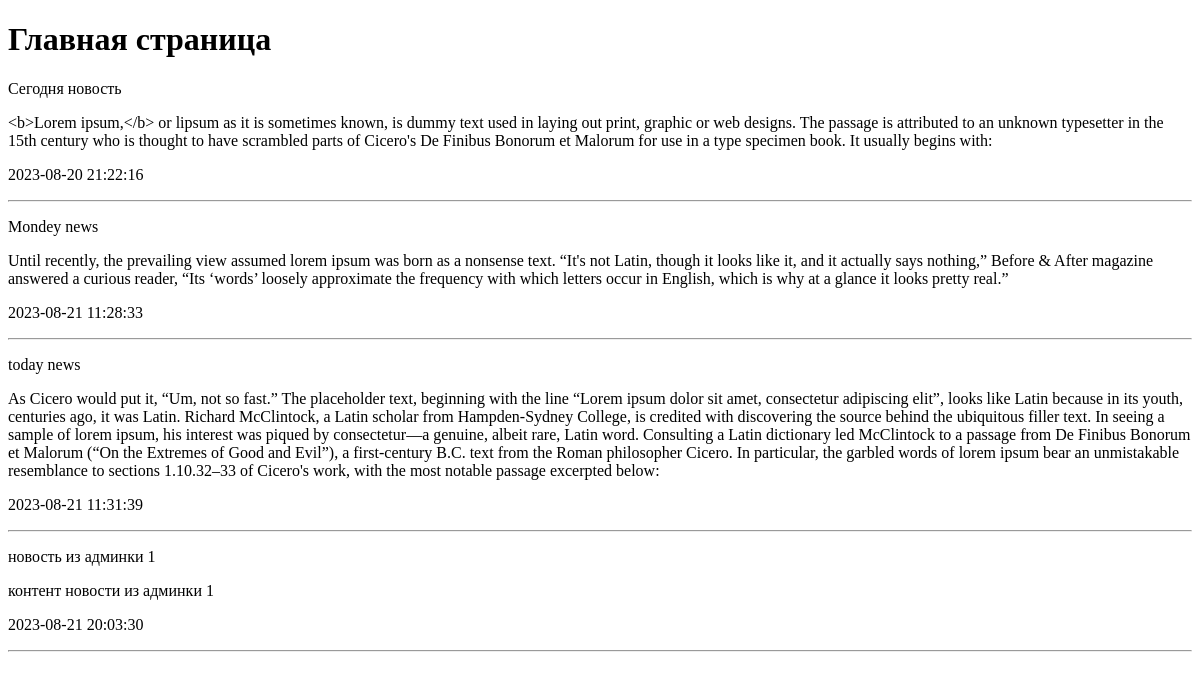
Before: / with the older database file.
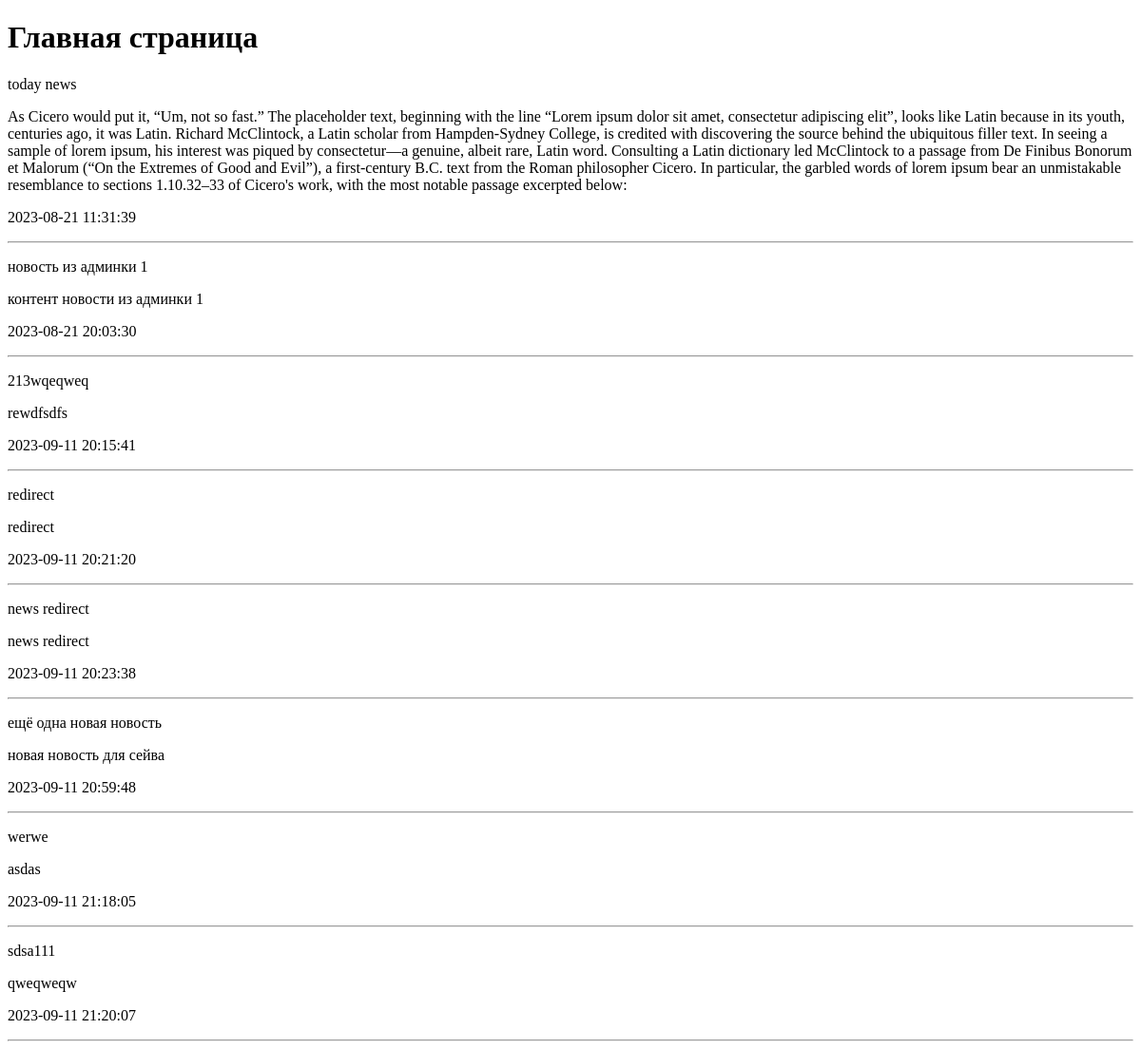
After: the same page with the newer database file.
### news/models.py (models this page shows, shortened)
class News(models.Model):
    objects = None
    title = models.CharField(verbose_name="title", max_length=150)
    content = models.TextField(verbose_name="text", blank=True)
    created_at = models.DateTimeField(verbose_name="data", auto_now_add=True)
    updated_at = models.DateTimeField(verbose_name="up_data", auto_now=True)
    photo = models.ImageField(verbose_name="photo", upload_to='photos/%Y/%m/%d', blank=True)
    is_published = models.BooleanField(verbose_name="published", default=True)
    category = models.ForeignKey('Category', on_delete=models.PROTECT, null=True, verbose_name='Категории')
    slug = models.SlugField(max_length=155, unique=True, db_index=True, verbose_name='URL', null=True)
    class Meta:
        verbose_name = 'Новость'
        verbose_name_plural = 'Новости'
        ordering = ['id']

### news/views.py (the view)
# urls.py: path('', HomeNews.as_view(), name='home'),
class HomeNews(ListView):
    model = News
    template_name = 'news/index.html'
    context_object_name = 'news'
    def get_context_data(self, *, object_list=None, **kwargs):
        context = super().get_context_data(**kwargs)
        context['title'] = 'Главная страница'
        return context
    def get_queryset(self):
        return News.objects.filter(is_published=True)

### news/templates/news/index.html (shortened to what this page needs)
<!DOCTYPE html>
<html lang="en">
<head>
</head>
<body>
<h1>{{ title }}</h1>
{% for item in news %}
<div>
    <p>{{item.title}}</p>
    <p>{{item.content}}</p>
    <p>{{item.created_at|date:"Y-m-d H:i:s"}}</p>
</div>
<hr>
{% endfor %}
</body>
</html>

Changed rows visible on the page:
no longer on this page (row edited): News: title "Сегодня новость", content "<b>Lorem ipsum,</b> or lipsum as it is sometimes known, is dummy text used in laying out print, graphic or web designs. The passage is attributed to an unknown typesetter in the 15th century who is thought to have scrambled parts of Cicero's De Finibus Bonorum et Malorum for use in a type specimen book. It usually begins with:", created_at "2023-08-20 21:22:16"
no longer on this page (row edited): News: title "Mondey news", content "Until recently, the prevailing view assumed lorem ipsum was born as a nonsense text. “It's not Latin, though it looks like it, and it actually says nothing,” Before & After magazine answered a curious reader, “Its ‘words’ loosely approximate the frequency with which letters occur in English, which is why at a glance it looks pretty real.”", created_at "2023-08-21 11:28:33"
added News: title "213wqeqweq", content "rewdfsdfs", created_at "2023-09-11 20:15:41"
added News: title "redirect", content "redirect", created_at "2023-09-11 20:21:20"
added News: title "news redirect", content "news redirect", created_at "2023-09-11 20:23:38"
added News: title "ещё одна новая новость", content "новая новость для сейва", created_at "2023-09-11 20:59:48"
added News: title "werwe", content "asdas", created_at "2023-09-11 21:18:05"
added News: title "sdsa111", content "qweqweqw", created_at "2023-09-11 21:20:07"
